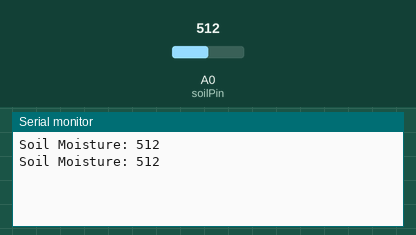
Simulated run of this sketch. Board: Arduino Uno, built with avr-gcc and run on an emulated ATmega328P. Parts: the last lines printed to the serial monitor. The inputs (shaded band) are chosen by the test bench; at power-on: A0 (soilPin) = 512. No radio packets arrive unless stated.

Above: at 2.8 s.
2.9 s: A0 (soilPin) set to 716
At 4.3 s:
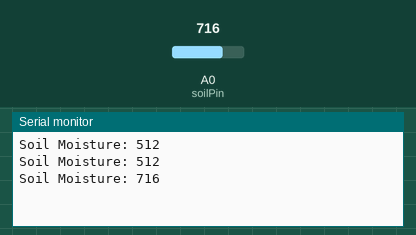
5.6 s: A0 (soilPin) set to 900
At 7.1 s:
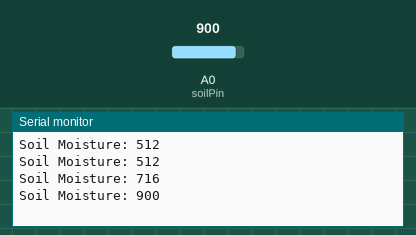
Timing chart, 0 to 8.6 s (numbered marks = the images above; inputs shaded):
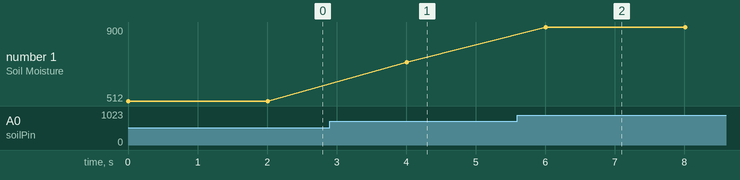

Measured:
- after the input at 2.9 s, the serial monitor: prints a new line after 1.1 s (image 1)
- after the input at 5.6 s, the serial monitor: prints a new line after 0.41 s (image 2)
- plotted number 1: 512 → 716 after the input at 2.9 s, 716 → 900 after the input at 5.6 s

The sketch:

soil_transmitter.ino.ino
```cpp
#include <SPI.h>
#include <nRF24L01.h>
#include <RF24.h>

RF24 radio(9, 10); // CE, CSN
const byte address[6] = "00001";

const int soilPin = A0;

void setup() {
  Serial.begin(9600);
  radio.begin();
  radio.openWritingPipe(address);
  radio.setPALevel(RF24_PA_LOW);
  radio.stopListening();
}

void loop() {
  int soilValue = analogRead(soilPin);
  Serial.print("Soil Moisture: ");
  Serial.println(soilValue);
  radio.write(&soilValue, sizeof(soilValue));
  delay(2000);
}
```
